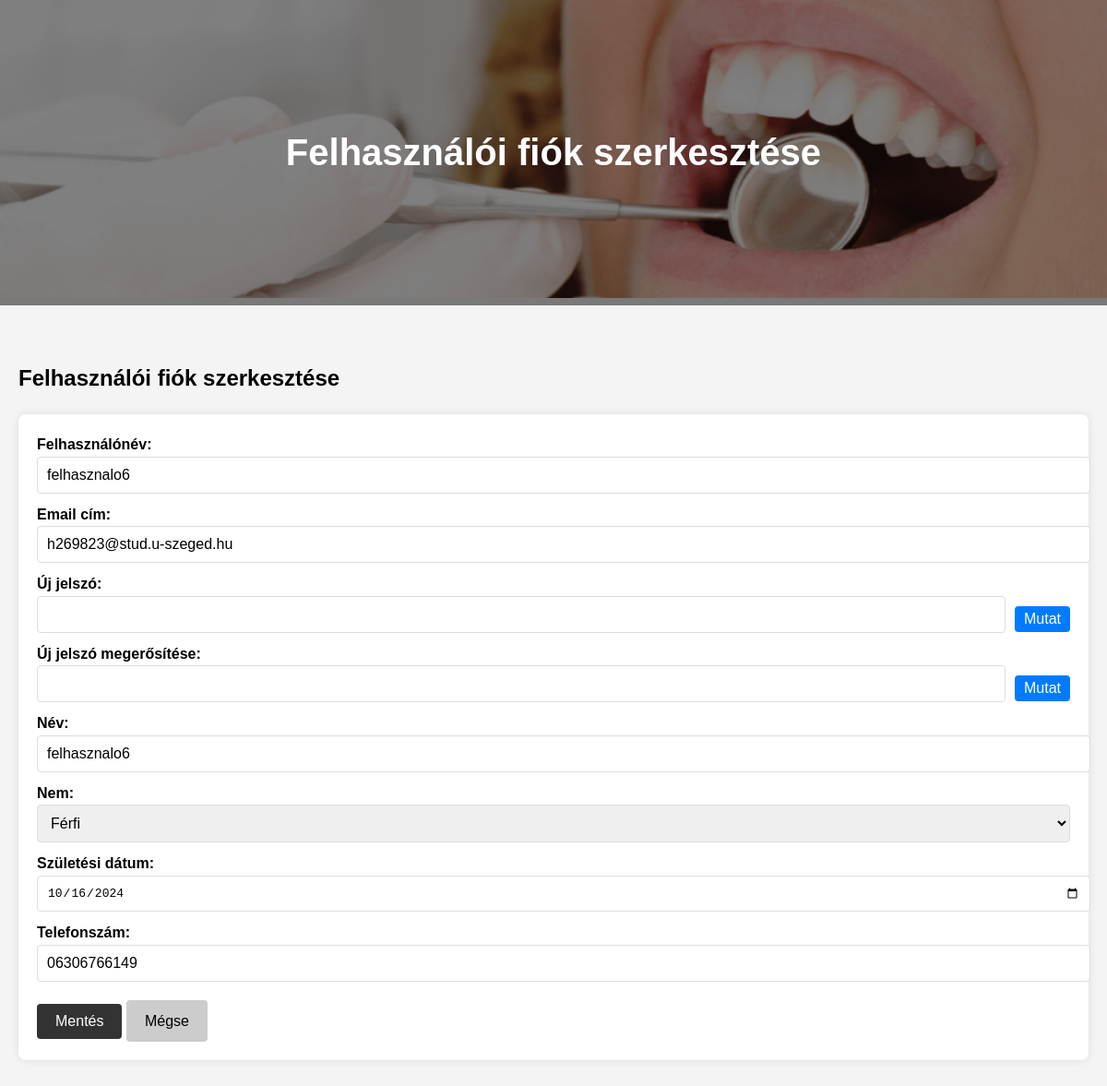
Before: /custom_admin/edit_user/873b6111-abe2-42f3-af0e-57d0c84d796f/ (signed in) with the older database file.
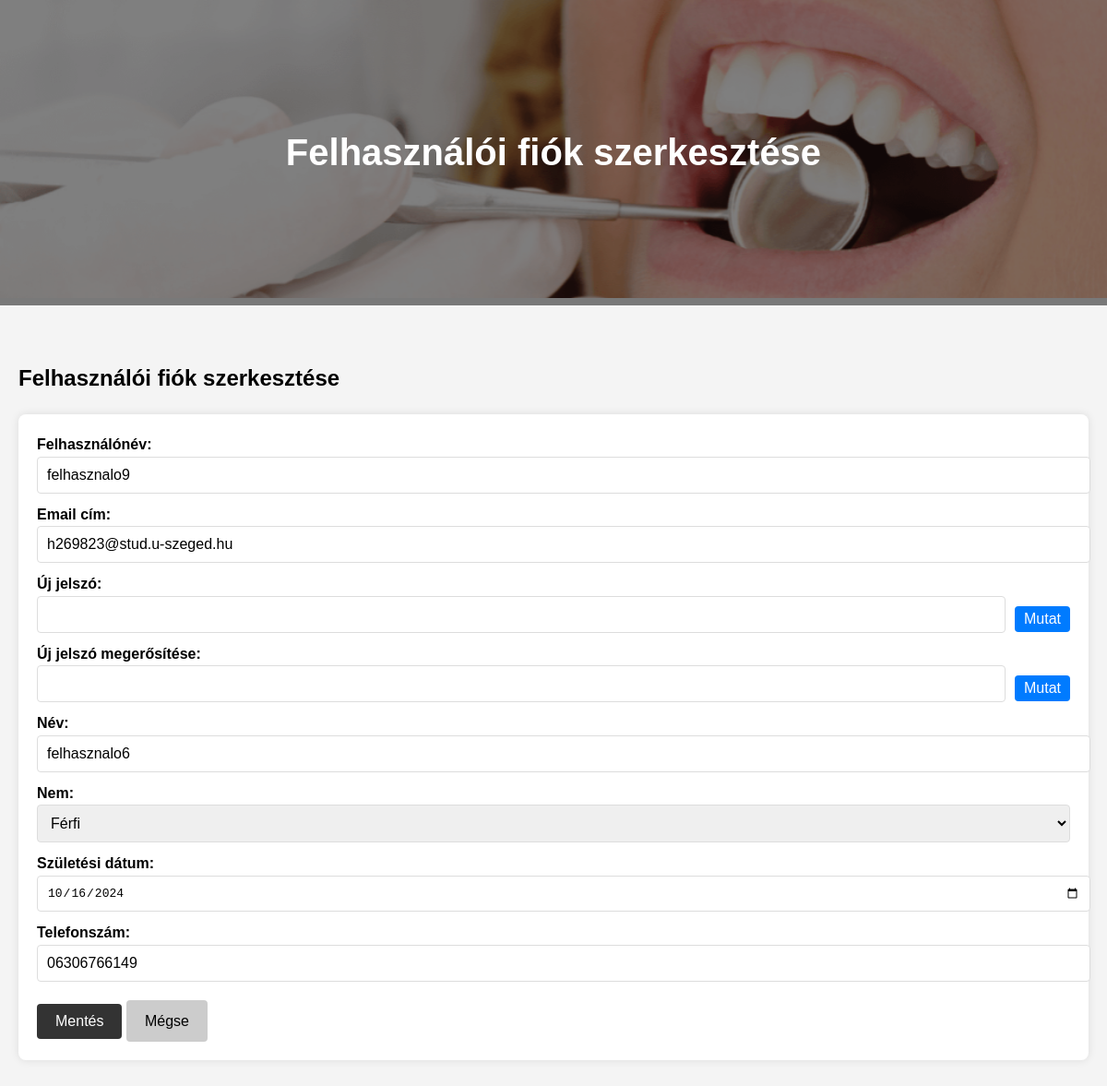
After: the same page with the newer database file.
### rendeloweboldal/models.py (models this page shows, shortened)
class RendeloUser(AbstractUser):
    id = models.CharField(max_length=64, primary_key=True, default=str(uuid4()))  # FHIR resource identifier
    email = models.EmailField(unique=True)
    USERNAME_FIELD = 'email'
    REQUIRED_FIELDS = ['username']

### rendeloweboldal/views.py (the view)
# urls.py: path('custom_admin/edit_user/<str:user_id>/', views.edit_user, name='edit_user'),
@login_required
def edit_user(request, user_id):
    user = get_object_or_404(RendeloUser, id=user_id)
    patient = None
    if not user.is_superuser:
        patient = get_object_or_404(Patient, id=user_id)
    if request.method == 'POST':
        form = ProfileForm(request.POST, instance=user)
        patient_form = PatientForm(request.POST, instance=patient) if patient else None
        if form.is_valid() and (patient_form is None or patient_form.is_valid()):
            user = form.save(commit=False)
            if form.cleaned_data['password1']:
                user.set_password(form.cleaned_data['password1'])
            user.save()
            if patient_form:
                patient_form.save()
            return redirect('admin_view')
    else:
        form = ProfileForm(instance=user)
        patient_form = PatientForm(instance=patient) if patient else None
    return render(request, 'edit_user.html', {'form': form, 'patient_form': patient_form, 'user': user})

### rendeloweboldal/forms.py (shortened to what this page needs)
class ProfileForm(forms.ModelForm):
    password1 = forms.CharField(widget=forms.PasswordInput, label='Új jelszó', required=False)
    password2 = forms.CharField(widget=forms.PasswordInput, label='Új jelszó megerősítése', required=False)
    class Meta:
        model = RendeloUser
        fields = ['username', 'email', 'password1', 'password2']
    username = forms.CharField(
        max_length=255,
        label='Felhasználónév',
        validators=[RegexValidator(
            regex=r'^[\w.@+\-_]+$',
            message='Enter a valid username. This value may contain only letters, numbers, and @/./+/-/_ characters.'
        )]
    )
    email = forms.EmailField(label='Email cím', widget=forms.EmailInput(attrs={'style': 'width: 100%;'}))

### rendeloweboldal/templates/edit_user.html (shortened to what this page needs)
{% load static %}
<!DOCTYPE html>
<html lang="hu">
<head>
    <link rel="stylesheet" href="{% static 'css/style.css' %}">
</head>
<body>
    <header>
        <div class="header-container">
            <img src="{% static 'images/fooldal_kep.png' %}" alt="Főoldal fotó" class="header-image">
            <div class="overlay">
                <h1 class="header-title">Felhasználói fiók szerkesztése</h1>
            </div>
        </div>
    </header>
    <main>
        <section class="edit-user">
            <h2>Felhasználói fiók szerkesztése</h2>
            <form method="post">
                <div class="form-group">
                    <label for="id_username">Felhasználónév:</label>
                    {{ form.username }}
                </div>
                <div class="form-group">
                    <label for="id_email">Email cím:</label>
                    {{ form.email }}
                </div>
                <div class="form-group">
                    <label for="id_password1">Új jelszó:</label>
                    <div class="password-container">
                        {{ form.password1 }}
                        <button type="button" onclick="togglePasswordVisibility('id_password1')">Mutat</button>
                    </div>
                </div>
                <div class="form-group">
                    <label for="id_password2">Új jelszó megerősítése:</label>
                    <div class="password-container">
                        {{ form.password2 }}
                        <button type="button" onclick="togglePasswordVisibility('id_password2')">Mutat</button>
                    </div>
                </div>
                {% if patient_form %}
                <div class="form-group">
                    <label for="id_name">Név:</label>
                    {{ patient_form.name }}
                </div>
                <div class="form-group">
                    <label for="id_gender">Nem:</label>
                    {{ patient_form.gender }}
                </div>
                <div class="form-group">
                    <label for="id_birthDate">Születési dátum:</label>
                    {{ patient_form.birthDate }}
                </div>
                <div class="form-group">
                    <label for="id_telecom">Telefonszám:</label>
                    {{ patient_form.telecom }}
                </div>
                {% endif %}
                <button type="submit">Mentés</button>
                <a href="{% url 'admin_view' %}" class="button-like">Mégse</a>
            </form>
        </section>
    </main>
</body>
</html>

Changed rows visible on the page:
changed RendeloUser "h269823@stud.u-szeged.hu": username "felhasznalo6" → "felhasznalo9"
